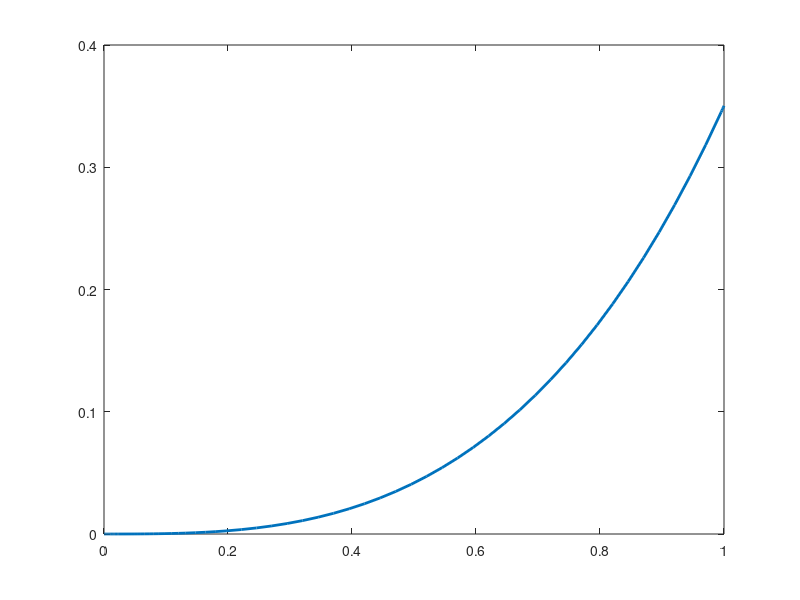
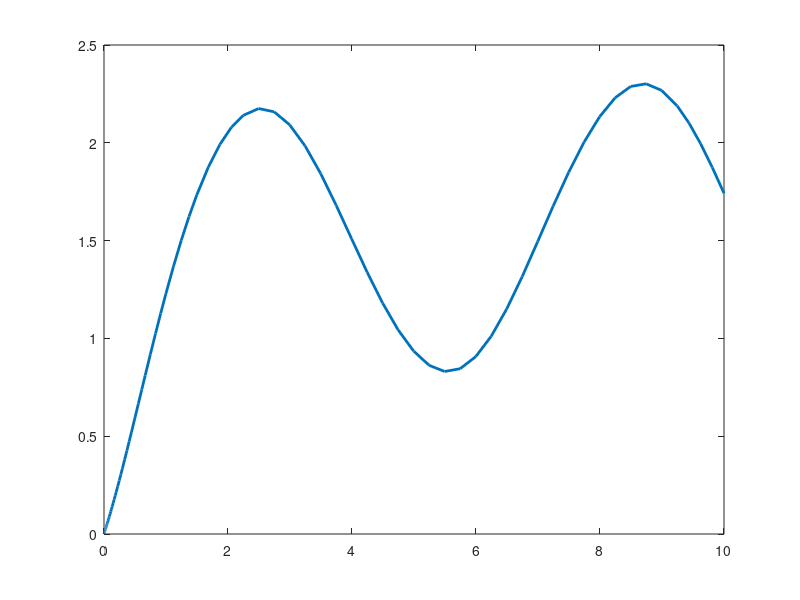
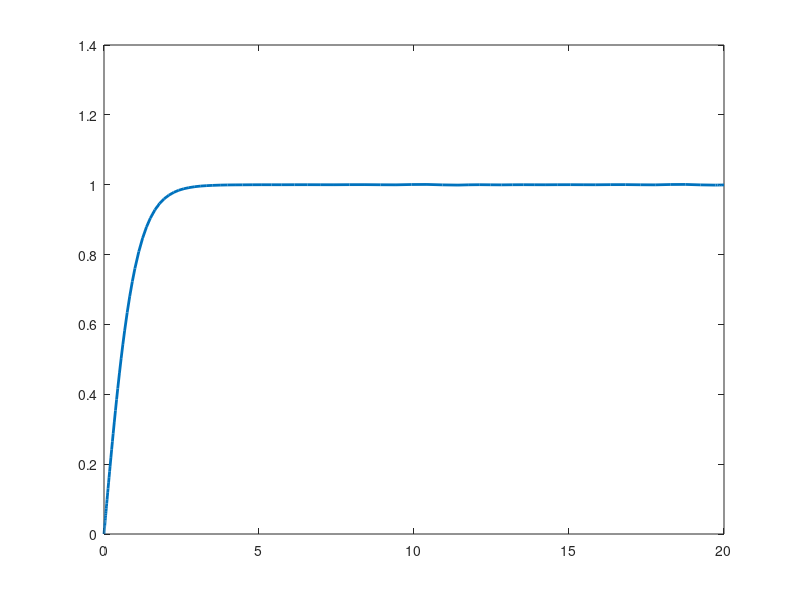

MATLAB code for these plots, in order:
% Plot the solutions to various first-order differential equations

%% dy/dt = t^2 + y^2, y(0) = 0, and 0 <= t <= 1.
close all;
DE = @(t, y) t.^2 + y.^2;
tspan = [0, 1];
y0 = 0;
[t, y] = ode45(DE, tspan, y0);
plot(t, y, 'linewidth', 2);
print('-dpng', '../graphics/Week08_DESolutions/W08DE01_a')

%% dy/dt = sin(t) + cos(y), y(0) = 0, and 0 <= t <= 10.
close all;
DE = @(t, y) sin(t) + cos(y);
tspan = [0, 10];
y0 = 0;
[t, y] = ode45(DE, tspan, y0);
plot(t, y, 'linewidth', 2);print('-dpng', '../graphics/Week08_DESolutions/W08DE01_b')

%% dy/dt = (1-y^2) + 0.2 sin(t), y(0) = 0, and 0 <= t <= 20.
close all;
DE = @(t, y) 1-y.^2;
tspan = [0, 20];
y0 = 0;
[t, y] = ode45(DE, tspan, y0);
plot(t, y, 'linewidth', 2);print('-dpng', '../graphics/Week08_DESolutions/W08DE01_c')
